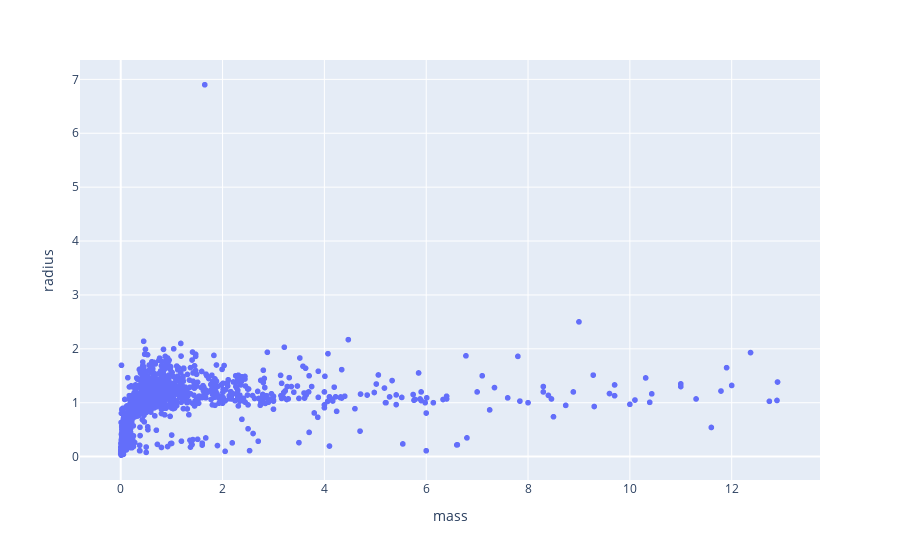

Source (notebook cell):
### Code cell
px.scatter(df, x="mass", y="radius")

### Figure 1 — Plotly figure (JSON) as saved in the notebook; plotly's stock layout.template omitted (floating-point values rounded to 4 significant figures; data arrays with more than 128 entries replaced by an {"elided": "..."} marker saying what was removed)
{"data": [{"hovertemplate": "mass=%{x}<br>radius=%{y}<extra></extra>", "legendgroup": "", "marker": {"color": "#636efa", "symbol": "circle"}, "mode": "markers", "name": "", "showlegend": false, "type": "scattergl", "x": {"elided": "5986 float values"}, "xaxis": "x", "y": {"elided": "5986 float values"}, "yaxis": "y"}], "layout": {"legend": {"tracegroupgap": 0}, "margin": {"t": 60}, "xaxis": {"anchor": "y", "domain": [0, 1], "title": {"text": "mass"}}, "yaxis": {"anchor": "x", "domain": [0, 1], "title": {"text": "radius"}}}}
